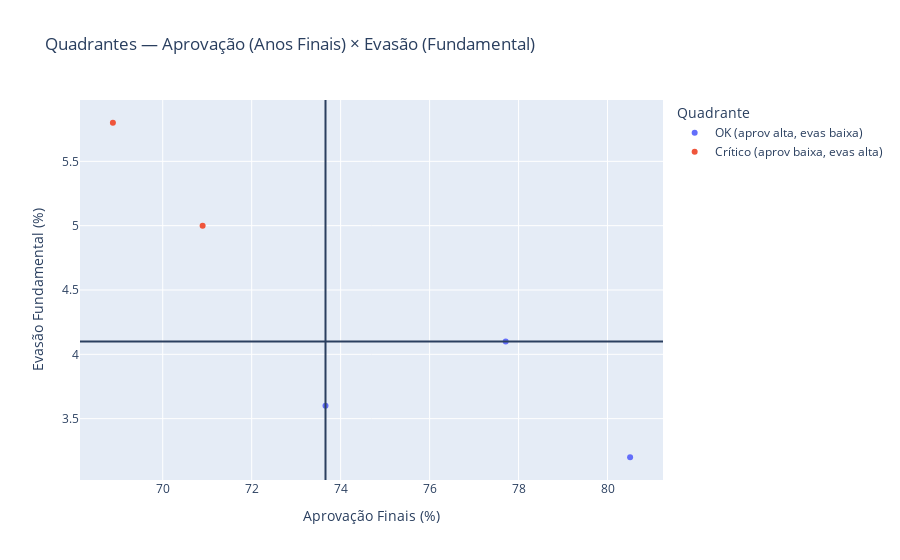

Notebook cell for this chart:
### Code cell
import pandas as pd
import numpy as np
import plotly.express as px
import re

# --- helpers (use os mesmos do seu script) ---
def _slug(s: str) -> str:
    s = str(s).strip().lower()
    trans = str.maketrans({"ã":"a","â":"a","á":"a","à":"a",
                           "é":"e","ê":"e","è":"e",
                           "í":"i",
                           "ó":"o","ô":"o","õ":"o",
                           "ú":"u","ç":"c"})
    s = s.translate(trans)
    s = re.sub(r"[^a-z0-9]+", "_", s)
    return s

def _minmax(s: pd.Series) -> pd.Series:
    s = pd.to_numeric(s, errors="coerce").astype(float)
    if s.dropna().empty or s.max() == s.min():
        return pd.Series(0.5, index=s.index)
    return (s - s.min()) / (s.max() - s.min())


# ======================================================
# 1) Padronizar e criar CHAVE de merge por slug
# ======================================================
# --- URGENTES ---
urg = urgentes.copy()
# preferir Total/Total quando existir
if {"NO_LOCALIZACAO","NO_DEPENDENCIA"}.issubset(urg.columns):
    mask_total = (urg["NO_LOCALIZACAO"].astype(str).str.upper()=="TOTAL") & \
                 (urg["NO_DEPENDENCIA"].astype(str).str.upper()=="TOTAL")
    if mask_total.any():
        urg = urg[mask_total].copy()

col_nome_urg = "NO_MUNICIPIO" if "NO_MUNICIPIO" in urg.columns else "MUNICIPIO_NOME_ALP"
urg = urg.rename(columns={
    col_nome_urg: "MUNICIPIO_NOME",
    "Evasão - Fundamental": "EVASAO_FUNDAMENTAL",
    "Evasão - Médio": "EVASAO_MEDIO"
})
urg["MUNICIPIO_NOME"] = urg["MUNICIPIO_NOME"].astype(str).str.strip()
urg["MUN_KEY"] = urg["MUNICIPIO_NOME"].map(_slug)

# reduzir por município
keep = ["MUN_KEY","MUNICIPIO_NOME"]
for c in ["EVASAO_FUNDAMENTAL","EVASAO_MEDIO"]:
    if c in urg.columns: keep.append(c)
urg = urg[keep].groupby(["MUN_KEY","MUNICIPIO_NOME"], as_index=False).mean(numeric_only=True)

# --- DF_FILTRADO ---
evo = evolucao_filtrada.copy()
evo["MUNICIPIO_NOME"] = evo["MUNICIPIO_NOME"].astype(str).str.strip()
evo["MUN_KEY"] = evo["MUNICIPIO_NOME"].map(_slug)

# garantir colunas em %
for c in ["APROVACAO_INICIAIS","APROVACAO_FINAIS"]:
    if c in evo.columns:
        v = pd.to_numeric(evo[c], errors="coerce")
        if v.mean(skipna=True) <= 1.5:  # estava em proporção
            evo[c + "_%"] = 100*v
        else:
            evo[c + "_%"] = v
    else:
        evo[c + "_%"] = np.nan

# ======================================================
# 2) DF estático por município (média do período ou último ano)
#    -> escolha UM modo: "media" (default) ou "ultimo"
# ======================================================
def build_df_static(evo: pd.DataFrame, urg: pd.DataFrame, modo="media") -> pd.DataFrame:
    if modo == "ultimo":
        idx = evo.groupby("MUN_KEY")["ANO"].idxmax()
        base = evo.loc[idx, ["MUN_KEY","MUNICIPIO_NOME","APROVACAO_INICIAIS_%","APROVACAO_FINAIS_%"]].copy()
    else:  # média
        base = (
            evo.groupby(["MUN_KEY","MUNICIPIO_NOME"], as_index=False)[["APROVACAO_INICIAIS_%","APROVACAO_FINAIS_%"]]
               .mean(numeric_only=True)
        )

    df_static = base.merge(urg[["MUN_KEY","EVASAO_FUNDAMENTAL"]], on="MUN_KEY", how="left")
    df_static["GAP_APROV_%"] = df_static["APROVACAO_INICIAIS_%"] - df_static["APROVACAO_FINAIS_%"]

    aprov_finais_norm = 1 - _minmax(df_static["APROVACAO_FINAIS_%"].fillna(df_static["APROVACAO_FINAIS_%"].median()))
    evasao_norm       = _minmax(df_static["EVASAO_FUNDAMENTAL"].fillna(df_static["EVASAO_FUNDAMENTAL"].median()))
    gap_norm          = _minmax(df_static["GAP_APROV_%"].fillna(0))
    df_static["SCORE_RISCO"] = 0.5*aprov_finais_norm + 0.4*evasao_norm + 0.1*gap_norm
    return df_static

df_static = build_df_static(evo, urg, modo="media")

# --- SANITY CHECK (opcional, comente se não quiser prints) ---
print("Municipios em df_filtrado:", evo["MUN_KEY"].nunique())
print("Municipios em urgentes:", urg["MUN_KEY"].nunique())
print("Após merge (df_static)   :", df_static.shape, "NaN evasão:", df_static["EVASAO_FUNDAMENTAL"].isna().sum())


# ======================================================
# 3) Gráfico de Quadrantes robusto (com aviso)
# ======================================================
def graf_quadrantes(base=df_static):
    cols_needed = ["APROVACAO_FINAIS_%","EVASAO_FUNDAMENTAL"]
    t = base.dropna(subset=[c for c in cols_needed if c in base.columns]).copy()

    if t.empty:
        raise ValueError(
            "Sem dados para plotar: após o merge, 'APROVACAO_FINAIS_%' ou 'EVASAO_FUNDAMENTAL' ficou vazio.\n"
            "Dica: verifique se os municípios casaram (use a chave MUN_KEY) e se existem valores não-nulos."
        )

    cut_aprov = t["APROVACAO_FINAIS_%"].median()
    cut_evas  = t["EVASAO_FUNDAMENTAL"].median()

    conds = [
        (t["APROVACAO_FINAIS_%"] < cut_aprov) & (t["EVASAO_FUNDAMENTAL"] > cut_evas),
        (t["APROVACAO_FINAIS_%"] >= cut_aprov) & (t["EVASAO_FUNDAMENTAL"] > cut_evas),
        (t["APROVACAO_FINAIS_%"] < cut_aprov) & (t["EVASAO_FUNDAMENTAL"] <= cut_evas),
        (t["APROVACAO_FINAIS_%"] >= cut_aprov) & (t["EVASAO_FUNDAMENTAL"] <= cut_evas),
    ]
    labels = ["Crítico (aprov baixa, evas alta)",
              "Atenção (aprov alta, evas alta)",
              "Apoio pedagógico (aprov baixa, evas baixa)",
              "OK (aprov alta, evas baixa)"]
    t["Quadrante"] = np.select(conds, labels)

    fig = px.scatter(
        t, x="APROVACAO_FINAIS_%", y="EVASAO_FUNDAMENTAL", color="Quadrante",
        hover_data=["MUNICIPIO_NOME","APROVACAO_INICIAIS_%","GAP_APROV_%","SCORE_RISCO"],
        title="Quadrantes — Aprovação (Anos Finais) × Evasão (Fundamental)",
        labels={"APROVACAO_FINAIS_%":"Aprovação Finais (%)","EVASAO_FUNDAMENTAL":"Evasão Fundamental (%)"}
    )
    fig.add_vline(x=cut_aprov); fig.add_hline(y=cut_evas)
    return fig
graf_quadrantes().show()

### Figure 1 — Plotly figure (JSON) as saved in the notebook; plotly's stock layout.template omitted (floating-point values rounded to 4 significant figures)
{"data": [{"customdata": [["BANANEIRAS", 87.25, 13.59, 0.456], ["CATURITÉ", 89.31, 8.803, 0.04741], ["JOÃO PESSOA", 86.14, 8.431, 0.302]], "hovertemplate": "Quadrante=OK (aprov alta, evas baixa)<br>Aprovação Finais (%)=%{x}<br>Evasão Fundamental (%)=%{y}<br>MUNICIPIO_NOME=%{customdata[0]}<br>APROVACAO_INICIAIS_%=%{customdata[1]}<br>GAP_APROV_%=%{customdata[2]}<br>SCORE_RISCO=%{customdata[3]}<extra></extra>", "legendgroup": "OK (aprov alta, evas baixa)", "marker": {"color": "#636efa", "symbol": "circle"}, "mode": "markers", "name": "OK (aprov alta, evas baixa)", "orientation": "v", "showlegend": true, "type": "scatter", "x": [73.66, 80.51, 77.71], "xaxis": "x", "y": [3.6, 3.2, 4.1], "yaxis": "y"}, {"customdata": [["SANTA RITA", 81.9, 11.01, 0.7618], ["SERRA REDONDA", 81.05, 12.17, 0.9844]], "hovertemplate": "Quadrante=Crítico (aprov baixa, evas alta)<br>Aprovação Finais (%)=%{x}<br>Evasão Fundamental (%)=%{y}<br>MUNICIPIO_NOME=%{customdata[0]}<br>APROVACAO_INICIAIS_%=%{customdata[1]}<br>GAP_APROV_%=%{customdata[2]}<br>SCORE_RISCO=%{customdata[3]}<extra></extra>", "legendgroup": "Crítico (aprov baixa, evas alta)", "marker": {"color": "#EF553B", "symbol": "circle"}, "mode": "markers", "name": "Crítico (aprov baixa, evas alta)", "orientation": "v", "showlegend": true, "type": "scatter", "x": [70.9, 68.88], "xaxis": "x", "y": [5, 5.8], "yaxis": "y"}], "layout": {"legend": {"title": {"text": "Quadrante"}, "tracegroupgap": 0}, "shapes": [{"type": "line", "x0": 73.66, "x1": 73.66, "xref": "x", "y0": 0, "y1": 1, "yref": "y domain"}, {"type": "line", "x0": 0, "x1": 1, "xref": "x domain", "y0": 4.1, "y1": 4.1, "yref": "y"}], "title": {"text": "Quadrantes — Aprovação (Anos Finais) × Evasão (Fundamental)"}, "xaxis": {"anchor": "y", "domain": [0, 1], "title": {"text": "Aprovação Finais (%)"}}, "yaxis": {"anchor": "x", "domain": [0, 1], "title": {"text": "Evasão Fundamental (%)"}}}}
